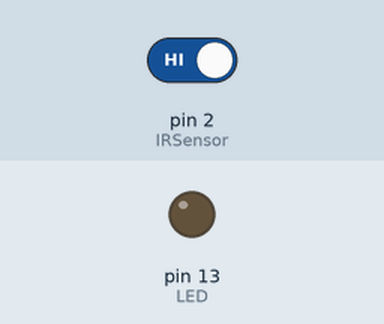
Simulated run of this sketch. Board: Arduino Uno, built with avr-gcc and run on an emulated ATmega328P. On the bench: output pins drawn as LEDs (lit = HIGH). Inputs (shaded band) come from the test bench; at power-on: pin 2 (IRSensor) HIGH. What the sketch prints to the serial monitor is not drawn.

Above: at 1.2 s.
1.3 s: pin 2 (IRSensor) driven LOW
At 2.2 s:
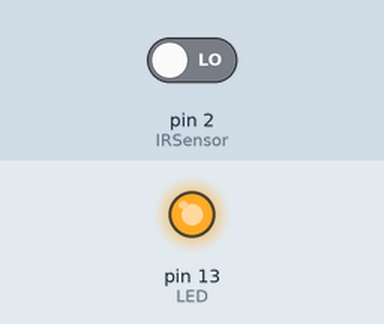
2.8 s: pin 2 (IRSensor) driven HIGH
At 3.3 s:
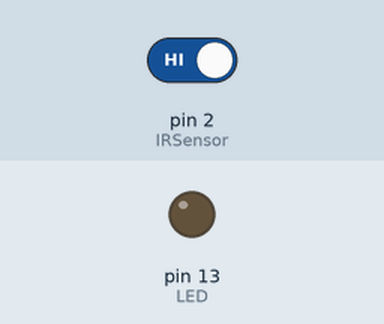
Timing chart, 0 to 5.8 s (numbered marks = the images above; inputs shaded):
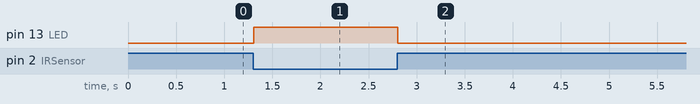

Measured:
- after the input at 1.3 s, pin 13 (LED): LOW → HIGH at once
- after the input at 2.8 s, pin 13 (LED): HIGH → LOW at once

The sketch:

IR_test_code.ino
```cpp
int IRSensor = 2; // connect ir sensor to arduino pin 2
int LED = 13; // conect Led to arduino pin 13


void setup()
{
  Serial.begin(9600);
  pinMode (IRSensor, INPUT); // sensor pin INPUT
  pinMode (LED, OUTPUT); // Led pin OUTPUT
}

void loop()
{
  int Sensor_status = digitalRead (IRSensor);
  Serial.println(Sensor_status);
  if (Sensor_status == 0)
  {
    digitalWrite(LED, HIGH); // LED LOW
  }

  else
  {
    digitalWrite(LED, LOW); // LED High

  }

}
```
